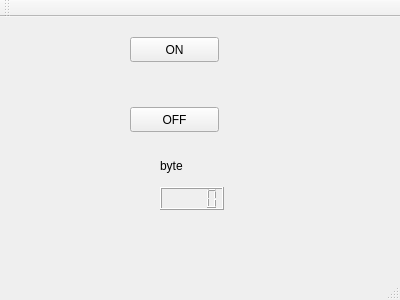
<?xml version="1.0" encoding="UTF-8"?>
<ui version="4.0">
 <class>MainWindow</class>
 <widget class="QMainWindow" name="MainWindow">
  <property name="geometry">
   <rect>
    <x>0</x>
    <y>0</y>
    <width>400</width>
    <height>300</height>
   </rect>
  </property>
  <property name="windowTitle">
   <string>MainWindow</string>
  </property>
  <widget class="QWidget" name="centralWidget">
   <widget class="QPushButton" name="p_ledOn">
    <property name="geometry">
     <rect>
      <x>130</x>
      <y>20</y>
      <width>89</width>
      <height>25</height>
     </rect>
    </property>
    <property name="text">
     <string>ON</string>
    </property>
   </widget>
   <widget class="QPushButton" name="p_ledOff">
    <property name="geometry">
     <rect>
      <x>130</x>
      <y>90</y>
      <width>89</width>
      <height>25</height>
     </rect>
    </property>
    <property name="text">
     <string>OFF</string>
    </property>
   </widget>
   <widget class="QLCDNumber" name="lcd_byte_received">
    <property name="geometry">
     <rect>
      <x>160</x>
      <y>170</y>
      <width>64</width>
      <height>23</height>
     </rect>
    </property>
   </widget>
   <widget class="QLabel" name="label">
    <property name="geometry">
     <rect>
      <x>160</x>
      <y>140</y>
      <width>67</width>
      <height>17</height>
     </rect>
    </property>
    <property name="text">
     <string>byte</string>
    </property>
   </widget>
  </widget>
  <widget class="QMenuBar" name="menuBar">
   <property name="geometry">
    <rect>
     <x>0</x>
     <y>0</y>
     <width>400</width>
     <height>22</height>
    </rect>
   </property>
  </widget>
  <widget class="QToolBar" name="mainToolBar">
   <attribute name="toolBarArea">
    <enum>TopToolBarArea</enum>
   </attribute>
   <attribute name="toolBarBreak">
    <bool>false</bool>
   </attribute>
  </widget>
  <widget class="QStatusBar" name="statusBar"/>
 </widget>
 <layoutdefault spacing="6" margin="11"/>
 <resources/>
 <connections/>
</ui>
